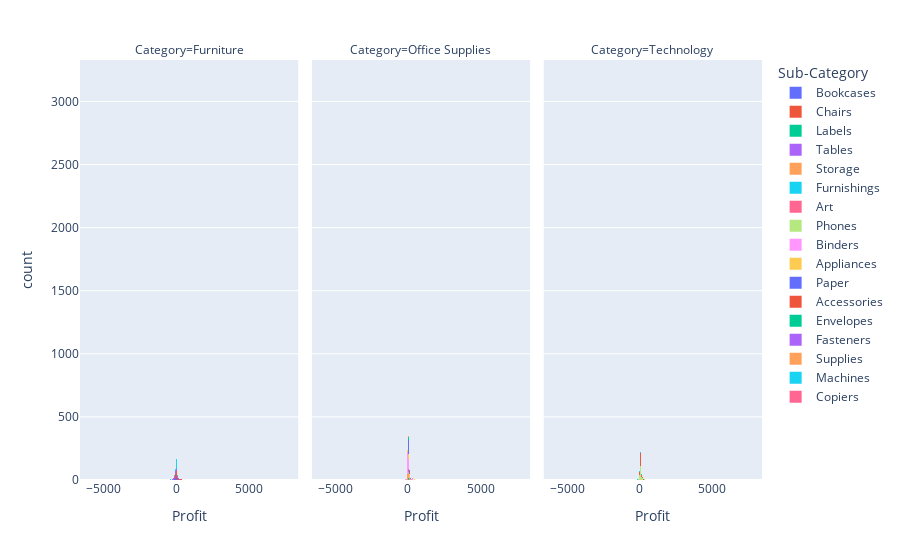

Write notebook code for a chart like this one.
### Markdown cell above
<center><h1>Analise por subgrupo - Lucro da sub-categoria por sub-categoria</h1></center>

### Code cell
px.histogram(df_loja_base, x='Profit',facet_col='Category', color='Sub-Category')

### Figure 1 — Plotly figure (JSON) as saved in the notebook; plotly's stock layout.template omitted (floating-point values rounded to 4 significant figures; data arrays with more than 128 entries replaced by an {"elided": "..."} marker saying what was removed)
{"data": [{"alignmentgroup": "True", "bingroup": "x", "hovertemplate": "Sub-Category=Bookcases<br>Category=Furniture<br>Profit=%{x}<br>count=%{y}<extra></extra>", "legendgroup": "Bookcases", "marker": {"color": "#636efa", "pattern": {"shape": ""}}, "name": "Bookcases", "offsetgroup": "Bookcases", "orientation": "v", "showlegend": true, "type": "histogram", "x": {"elided": "228 float values"}, "xaxis": "x", "yaxis": "y"}, {"alignmentgroup": "True", "bingroup": "x", "hovertemplate": "Sub-Category=Chairs<br>Category=Furniture<br>Profit=%{x}<br>count=%{y}<extra></extra>", "legendgroup": "Chairs", "marker": {"color": "#EF553B", "pattern": {"shape": ""}}, "name": "Chairs", "offsetgroup": "Chairs", "orientation": "v", "showlegend": true, "type": "histogram", "x": {"elided": "617 float values"}, "xaxis": "x", "yaxis": "y"}, {"alignmentgroup": "True", "bingroup": "x", "hovertemplate": "Sub-Category=Labels<br>Category=Office Supplies<br>Profit=%{x}<br>count=%{y}<extra></extra>", "legendgroup": "Labels", "marker": {"color": "#00cc96", "pattern": {"shape": ""}}, "name": "Labels", "offsetgroup": "Labels", "orientation": "v", "showlegend": true, "type": "histogram", "x": {"elided": "364 float values"}, "xaxis": "x2", "yaxis": "y2"}, {"alignmentgroup": "True", "bingroup": "x", "hovertemplate": "Sub-Category=Tables<br>Category=Furniture<br>Profit=%{x}<br>count=%{y}<extra></extra>", "legendgroup": "Tables", "marker": {"color": "#ab63fa", "pattern": {"shape": ""}}, "name": "Tables", "offsetgroup": "Tables", "orientation": "v", "showlegend": true, "type": "histogram", "x": {"elided": "319 float values"}, "xaxis": "x", "yaxis": "y"}, {"alignmentgroup": "True", "bingroup": "x", "hovertemplate": "Sub-Category=Storage<br>Category=Office Supplies<br>Profit=%{x}<br>count=%{y}<extra></extra>", "legendgroup": "Storage", "marker": {"color": "#FFA15A", "pattern": {"shape": ""}}, "name": "Storage", "offsetgroup": "Storage", "orientation": "v", "showlegend": true, "type": "histogram", "x": {"elided": "846 float values"}, "xaxis": "x2", "yaxis": "y2"}, {"alignmentgroup": "True", "bingroup": "x", "hovertemplate": "Sub-Category=Furnishings<br>Category=Furniture<br>Profit=%{x}<br>count=%{y}<extra></extra>", "legendgroup": "Furnishings", "marker": {"color": "#19d3f3", "pattern": {"shape": ""}}, "name": "Furnishings", "offsetgroup": "Furnishings", "orientation": "v", "showlegend": true, "type": "histogram", "x": {"elided": "957 float values"}, "xaxis": "x", "yaxis": "y"}, {"alignmentgroup": "True", "bingroup": "x", "hovertemplate": "Sub-Category=Art<br>Category=Office Supplies<br>Profit=%{x}<br>count=%{y}<extra></extra>", "legendgroup": "Art", "marker": {"color": "#FF6692", "pattern": {"shape": ""}}, "name": "Art", "offsetgroup": "Art", "orientation": "v", "showlegend": true, "type": "histogram", "x": {"elided": "796 float values"}, "xaxis": "x2", "yaxis": "y2"}, {"alignmentgroup": "True", "bingroup": "x", "hovertemplate": "Sub-Category=Phones<br>Category=Technology<br>Profit=%{x}<br>count=%{y}<extra></extra>", "legendgroup": "Phones", "marker": {"color": "#B6E880", "pattern": {"shape": ""}}, "name": "Phones", "offsetgroup": "Phones", "orientation": "v", "showlegend": true, "type": "histogram", "x": {"elided": "889 float values"}, "xaxis": "x3", "yaxis": "y3"}, {"alignmentgroup": "True", "bingroup": "x", "hovertemplate": "Sub-Category=Binders<br>Category=Office Supplies<br>Profit=%{x}<br>count=%{y}<extra></extra>", "legendgroup": "Binders", "marker": {"color": "#FF97FF", "pattern": {"shape": ""}}, "name": "Binders", "offsetgroup": "Binders", "orientation": "v", "showlegend": true, "type": "histogram", "x": {"elided": "1523 float values"}, "xaxis": "x2", "yaxis": "y2"}, {"alignmentgroup": "True", "bingroup": "x", "hovertemplate": "Sub-Category=Appliances<br>Category=Office Supplies<br>Profit=%{x}<br>count=%{y}<extra></extra>", "legendgroup": "Appliances", "marker": {"color": "#FECB52", "pattern": {"shape": ""}}, "name": "Appliances", "offsetgroup": "Appliances", "orientation": "v", "showlegend": true, "type": "histogram", "x": {"elided": "466 float values"}, "xaxis": "x2", "yaxis": "y2"}, {"alignmentgroup": "True", "bingroup": "x", "hovertemplate": "Sub-Category=Paper<br>Category=Office Supplies<br>Profit=%{x}<br>count=%{y}<extra></extra>", "legendgroup": "Paper", "marker": {"color": "#636efa", "pattern": {"shape": ""}}, "name": "Paper", "offsetgroup": "Paper", "orientation": "v", "showlegend": true, "type": "histogram", "x": {"elided": "1370 float values"}, "xaxis": "x2", "yaxis": "y2"}, {"alignmentgroup": "True", "bingroup": "x", "hovertemplate": "Sub-Category=Accessories<br>Category=Technology<br>Profit=%{x}<br>count=%{y}<extra></extra>", "legendgroup": "Accessories", "marker": {"color": "#EF553B", "pattern": {"shape": ""}}, "name": "Accessories", "offsetgroup": "Accessories", "orientation": "v", "showlegend": true, "type": "histogram", "x": {"elided": "775 float values"}, "xaxis": "x3", "yaxis": "y3"}, {"alignmentgroup": "True", "bingroup": "x", "hovertemplate": "Sub-Category=Envelopes<br>Category=Office Supplies<br>Profit=%{x}<br>count=%{y}<extra></extra>", "legendgroup": "Envelopes", "marker": {"color": "#00cc96", "pattern": {"shape": ""}}, "name": "Envelopes", "offsetgroup": "Envelopes", "orientation": "v", "showlegend": true, "type": "histogram", "x": {"elided": "254 float values"}, "xaxis": "x2", "yaxis": "y2"}, {"alignmentgroup": "True", "bingroup": "x", "hovertemplate": "Sub-Category=Fasteners<br>Category=Office Supplies<br>Profit=%{x}<br>count=%{y}<extra></extra>", "legendgroup": "Fasteners", "marker": {"color": "#ab63fa", "pattern": {"shape": ""}}, "name": "Fasteners", "offsetgroup": "Fasteners", "orientation": "v", "showlegend": true, "type": "histogram", "x": {"elided": "217 float values"}, "xaxis": "x2", "yaxis": "y2"}, {"alignmentgroup": "True", "bingroup": "x", "hovertemplate": "Sub-Category=Supplies<br>Category=Office Supplies<br>Profit=%{x}<br>count=%{y}<extra></extra>", "legendgroup": "Supplies", "marker": {"color": "#FFA15A", "pattern": {"shape": ""}}, "name": "Supplies", "offsetgroup": "Supplies", "orientation": "v", "showlegend": true, "type": "histogram", "x": {"elided": "190 float values"}, "xaxis": "x2", "yaxis": "y2"}, {"alignmentgroup": "True", "bingroup": "x", "hovertemplate": "Sub-Category=Machines<br>Category=Technology<br>Profit=%{x}<br>count=%{y}<extra></extra>", "legendgroup": "Machines", "marker": {"color": "#19d3f3", "pattern": {"shape": ""}}, "name": "Machines", "offsetgroup": "Machines", "orientation": "v", "showlegend": true, "type": "histogram", "x": [-1360.0, -950.4, -384.0, -510.0, -252.0, 1996.0, -337.6, 30.1, 43.2, -3840.0, -111.5, 680.0, 44.87, 648.6, 2401.0, 223.1, -27.83, -64.0, 1459.0, 190.1, -559.4, -264.0, 49.76, 1160.0, 80.99, 179.7, 364.5, -936.0, 152.1, -16.43, -1811.0, 216.0, -27.83, -172.5, -3400.0, 62.82, -2640.0, 767.2, 216.0, 41.88, -97.72, 97.19, 209.6, 209.2, -46.0, 33.59, 240.0, 288.0, 1417.0, -945.0, 90.29, 360.0, 130.2, 2366.0, 140.0, 41.88, 62.82, -24.28, 1115.0, 296.1, 1372.0, 24.12, 35.62, 8.999, 53.27, -1.979, 24.29, 286.7, 177.2, 38.61, 31.01, 1352.0, 104.0, 36.18, 118.4, 116.2, 2240.0, 22.65, -19.47, -387.0, -18.04, -168.8, 56.0, 32.3, -319.2, -480.0, -121.3, -272.6, 416.0, -643.7, -21.94, -938.3, -572.0, -6600.0, 1668.0, 377.7, 334.5, 2229.0, 137.3, 269.3, 2800.0, -199.8, 3.757, 39.0, 77.22, -71.4, 225.6, -252.0, -7.2, 33.59, 503.6, 156.0, -1.829, -165.0, -79.91], "xaxis": "x3", "yaxis": "y3"}, {"alignmentgroup": "True", "bingroup": "x", "hovertemplate": "Sub-Category=Copiers<br>Category=Technology<br>Profit=%{x}<br>count=%{y}<extra></extra>", "legendgroup": "Copiers", "marker": {"color": "#FF6692", "pattern": {"shape": ""}}, "name": "Copiers", "offsetgroup": "Copiers", "orientation": "v", "showlegend": true, "type": "histogram", "x": [336.0, 702.0, 435.0, 1380.0, 435.0, 375.0, 210.0, 70.0, 175.0, 1480.0, 192.0, 378.0, 60.0, 3920.0, 120.0, 60.0, 875.0, 1050.0, 165.0, 315.0, 330.0, 330.0, 945.0, 450.0, 5040.0, 250.0, 165.0, 110.0, 90.0, 1008.0, 752.0, 180.0, 275.0, 1440.0, 336.0, 1015.0, 625.0, 234.0, 275.0, 225.0, 486.0, 1120.0, 900.0, 108.0, 8400.0, 840.0, 90.0, 70.0, 570.0, 216.0, 450.0, 630.0, 2592.0, 468.0, 126.0, 6720.0, 450.0, 90.0, 162.0, 60.0, 135.0, 90.0, 240.0, 312.0, 2303.0, 75.0, 162.0, 945.0], "xaxis": "x3", "yaxis": "y3"}], "layout": {"annotations": [{"font": {}, "showarrow": false, "text": "Category=Furniture", "x": 0.16, "xanchor": "center", "xref": "paper", "y": 1, "yanchor": "bottom", "yref": "paper"}, {"font": {}, "showarrow": false, "text": "Category=Office Supplies", "x": 0.5, "xanchor": "center", "xref": "paper", "y": 1, "yanchor": "bottom", "yref": "paper"}, {"font": {}, "showarrow": false, "text": "Category=Technology", "x": 0.84, "xanchor": "center", "xref": "paper", "y": 1, "yanchor": "bottom", "yref": "paper"}], "barmode": "relative", "legend": {"title": {"text": "Sub-Category"}, "tracegroupgap": 0}, "margin": {"t": 60}, "xaxis": {"anchor": "y", "domain": [0, 0.32], "title": {"text": "Profit"}}, "xaxis2": {"anchor": "y2", "domain": [0.34, 0.66], "matches": "x", "title": {"text": "Profit"}}, "xaxis3": {"anchor": "y3", "domain": [0.68, 1.0], "matches": "x", "title": {"text": "Profit"}}, "yaxis": {"anchor": "x", "domain": [0, 1], "title": {"text": "count"}}, "yaxis2": {"anchor": "x2", "domain": [0, 1], "matches": "y", "showticklabels": false}, "yaxis3": {"anchor": "x3", "domain": [0, 1], "matches": "y", "showticklabels": false}}}
